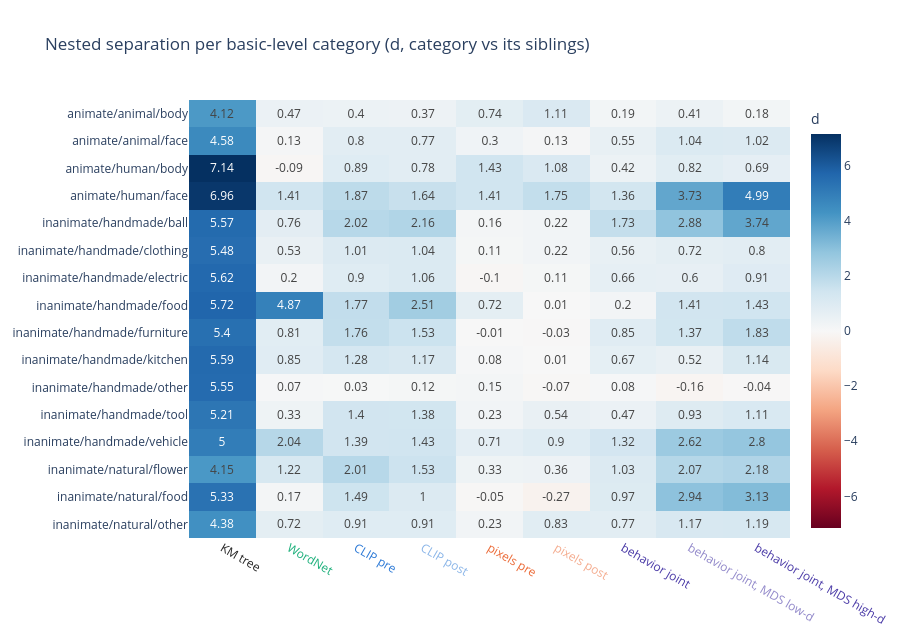

Notebook code cell kept with this figure:
### Markdown cell above
## 4.4 Which basic-level categories does each RDM separate worst? (descriptive)

Per basic-level category: nested d between the category (within = its own pairs) and its siblings (pairs of one of its images with an image of another basic-level category under the same mid-level parent). No inference; this only localizes the pooled numbers above. `sem_km` d varies across categories (4.1 to 7.1) because the ragged tree gives categories different KM distances.

### Code cell
by_category = ls.category_separation(RDMS)
ls.fig_categories(by_category).show()
print(by_category.round(2).to_string())
print("\nweakest category per RDM:")
print(by_category.idxmin().to_string())

### Figure 1 — Plotly figure (JSON) as saved in the notebook; plotly's stock layout.template omitted (floating-point values rounded to 4 significant figures; data arrays with more than 128 entries replaced by an {"elided": "..."} marker saying what was removed)
{"data": [{"colorbar": {"title": {"text": "d"}}, "colorscale": [[0.0, "rgb(103,0,31)"], [0.1, "rgb(178,24,43)"], [0.2, "rgb(214,96,77)"], [0.3, "rgb(244,165,130)"], [0.4, "rgb(253,219,199)"], [0.5, "rgb(247,247,247)"], [0.6, "rgb(209,229,240)"], [0.7, "rgb(146,197,222)"], [0.8, "rgb(67,147,195)"], [0.9, "rgb(33,102,172)"], [1.0, "rgb(5,48,97)"]], "text": {"elided": "16x9 float values"}, "texttemplate": "%{text}", "type": "heatmap", "x": [0, 1, 2, 3, 4, 5, 6, 7, 8], "y": ["animate/animal/body", "animate/animal/face", "animate/human/body", "animate/human/face", "inanimate/handmade/ball", "inanimate/handmade/clothing", "inanimate/handmade/electric", "inanimate/handmade/food", "inanimate/handmade/furniture", "inanimate/handmade/kitchen", "inanimate/handmade/other", "inanimate/handmade/tool", "inanimate/handmade/vehicle", "inanimate/natural/flower", "inanimate/natural/food", "inanimate/natural/other"], "z": {"elided": "16x9 float values"}, "zmid": 0}], "layout": {"height": 640, "title": {"text": "Nested separation per basic-level category (d, category vs its siblings)"}, "width": 900, "xaxis": {"tickmode": "array", "ticktext": ["<span style=\"color:#222222\">KM tree</span>", "<span style=\"color:#1baf7a\">WordNet</span>", "<span style=\"color:#2a78d6\">CLIP pre</span>", "<span style=\"color:#8ab5e8\">CLIP post</span>", "<span style=\"color:#eb6834\">pixels pre</span>", "<span style=\"color:#f4ac8f\">pixels post</span>", "<span style=\"color:#4a3aa7\">behavior joint</span>", "<span style=\"color:#9289ca\">behavior joint, MDS low-d</span>", "<span style=\"color:#4a3aa7\">behavior joint, MDS high-d</span>"], "tickvals": [0, 1, 2, 3, 4, 5, 6, 7, 8]}, "yaxis": {"autorange": "reversed"}}}
